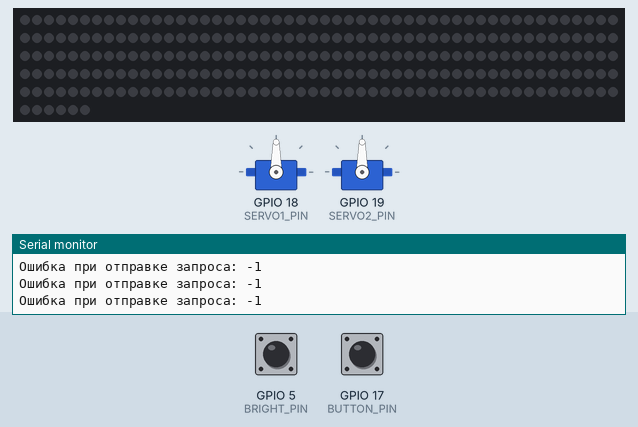
Recording of a sketch running on a simulated ESP32. Parts: 2 × servo, 256 RGB LEDs in strip order, left to right, continuing on the next row, the last lines printed to the serial monitor. The test bench sets the inputs (shaded band); at power-on: GPIO 5 (BRIGHT_PIN) LOW, GPIO 17 (BUTTON_PIN) LOW. WiFi joins after 1.5 s; servers stay silent unless stated.

Above: at 2.7 s.
2.8 s: GPIO 5 (BRIGHT_PIN) pulled HIGH for 3.2 s
At 4.0 s:
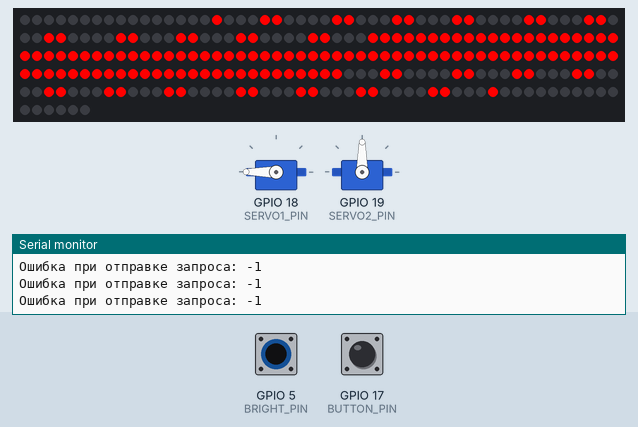
7.7 s: GPIO 5 (BRIGHT_PIN) pulled HIGH for 1 s
10.4 s: GPIO 17 (BUTTON_PIN) pulled HIGH for 0.25 s
At 11.2 s:
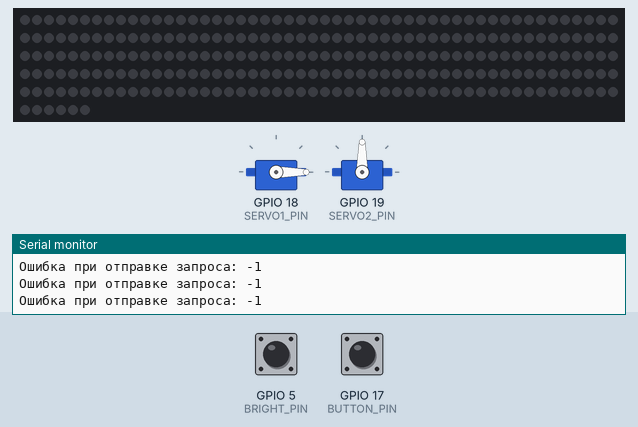
12.3 s: GPIO 5 (BRIGHT_PIN) pulled HIGH for 0.25 s
At 13.3 s:
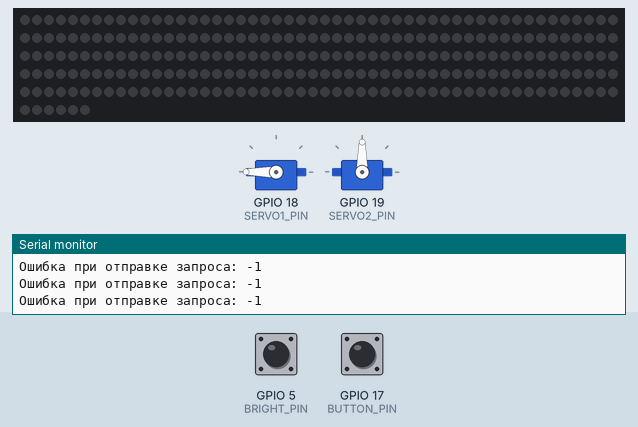
14.4 s: GPIO 17 (BUTTON_PIN) pulled HIGH for 1 s
At 15.4 s:
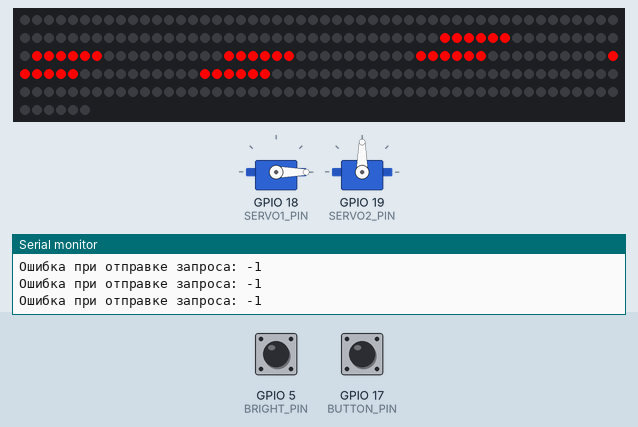
17.1 s: GPIO 5 (BRIGHT_PIN) pulled HIGH for 3.2 s
At 17.8 s:
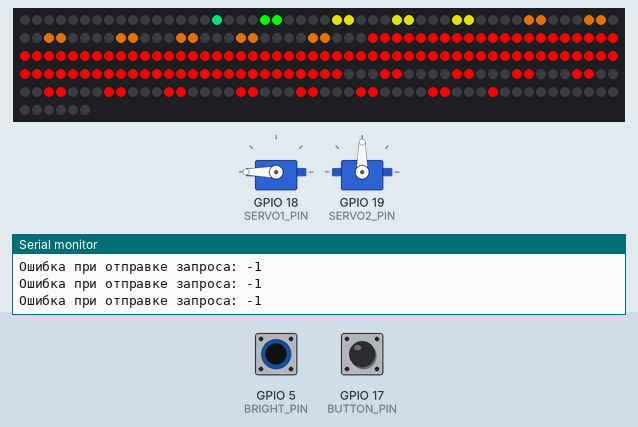
Timing chart, 0 to 20.1 s (numbered marks = the images above; inputs shaded):
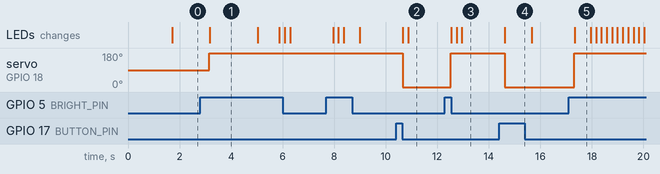

The sketch:

newardrasp.ino
```cpp
#define LED_PIN 4
#define BRIGHT_PIN 5
#define SERVO1_PIN 18
#define SERVO2_PIN 19
#define BUTTON_PIN 17
#define LED_NUM 256

#include "FastLED.h"
#include "ESP32Servo.h"
#include "HTTPClient.h"
#include <WiFi.h>
#include <WiFiUdp.h>

WiFiUDP Udp;
char incomingPacket[255];
const char* ssid = "shokoladnye_myachiki";
const char* password = "Gndtv63b";
int countt;
int brightt = 0;
Servo servo1;
Servo servo2;
CRGB leds[LED_NUM];

void setup() {

  WiFi.mode(WIFI_STA);
  WiFi.begin(ssid, password);
  FastLED.addLeds<WS2812, LED_PIN, GRB>(leds, LED_NUM);
  FastLED.setBrightness(255);
  pinMode(BRIGHT_PIN, INPUT);
  servo1.attach(SERVO1_PIN);
  servo2.attach(SERVO2_PIN);
  Serial.begin(9600);
  pinMode(BUTTON_PIN, INPUT);
  Serial.println("\nConnecting to WiFi Network ..");

  while(WiFi.status() != WL_CONNECTED){
    Serial.print(".");
    delay(100);
    }
  Serial.println("\nConnected to the WiFi network");
   // Отправка HTTP GET запроса

}
byte counter;
void loop() {
  int bright = digitalRead(BRIGHT_PIN);
  int button = digitalRead(BUTTON_PIN);

  FastLED.clear();

  if (WiFi.status() == WL_CONNECTED) {
        HTTPClient http;

        // Укажите URL вашего сервера
      http.begin(""); // Замените на ваш URL
      int httpResponseCode = http.GET();

        // Проверка кода ответа
      if (httpResponseCode > 0) {
          String response = http.getString();
          Serial.println(httpResponseCode); // Код ответа
          Serial.println(response);
          servo1.write(90);
          servo2.write(90);
           // Ответ сервера
        } else {
          Serial.print("Ошибка при отправке запроса: ");
          Serial.println(httpResponseCode);
        }

      http.end(); // Завершить соединение
  }
    if(bright == 1)
  {
    servo1.write(180);

    for (int i = 16; i < 80; i++) {
    if((4<(i+3)*3%16) and ((i+3)*3%16<11)){
    leds[i].setHue(counter/i*32);}
  }
  for (int i = 80; i < 176; i++) {
    leds[i].setHue(counter/i*32);
  }
  for (int j = 176; j < 240; j++) {
    if((4<(j+3)*3%16) and ((j+3)*3%16<11)){
    leds[j].setHue(counter/j*32);}
  }
  }
  if (button == 1)
  {
        servo1.write(0);
  for (int i = 16; i < 80; i++) {
    if((4>i%16) and (i%16>11)){
    leds[i].setHue(counter/i*12);}
  }
  for (int i = 80; i < 176; i++) {
    if((4<i%16) and (i%16<11)){
    leds[i].setHue(counter/i*32);}
  }
  for (int j = 176; j < 240; j++) {
    if((4>j%16) and (j%16>11)){
    leds[j].setHue(counter/j*32);}
  }
  }
  counter++;
  FastLED.show();      // counter меняется от 0 до 255 (тип данных byte)
       // скорость движения радуги
}
```

Measured:
- after the input at 2.8 s, servo on GPIO 18 (SERVO1_PIN): 90° → 180° after 0.36 s; the LEDs: change after 0.37 s (image 1)
- after the input at 10.4 s, servo on GPIO 18 (SERVO1_PIN): 180° → 0° after 0.26 s; the LEDs: first change after 0.27 s (image 2 shows a later state)
- after the input at 12.3 s, servo on GPIO 18 (SERVO1_PIN): 0° → 180° after 0.23 s; the LEDs: first change after 0.24 s (image 3 shows a later state)
- after the input at 14.4 s, servo on GPIO 18 (SERVO1_PIN): 180° → 0° after 0.21 s; the LEDs: change after 0.22 s (image 4)
- after the input at 17.1 s, servo on GPIO 18 (SERVO1_PIN): 0° → 180° after 0.22 s; the LEDs: change after 0.23 s (image 5)
